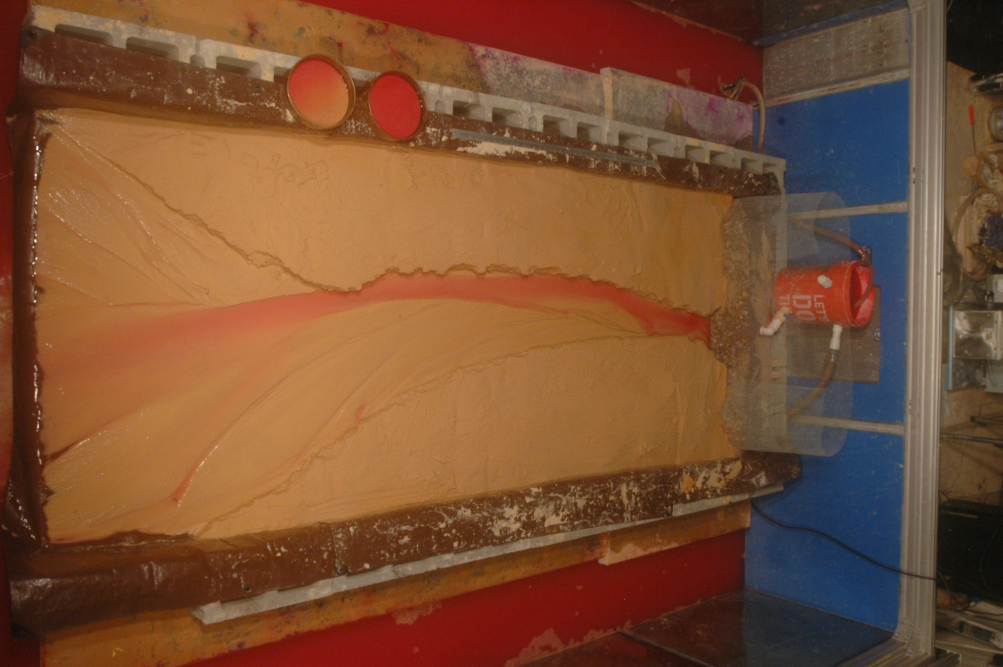
#> input picture data/photo_example/Img2021-03-31 233231.jpg, 3008 x 2000 px (shown at 1/3 size); its folder holds 4 pictures in this run
$ jupyter execute --allow-errors processing_raw_photos.ipynb
#> lines starting #> are read from the running program, lines starting #| are printed output that depends on the picture
[cell 1]
import numpy as np
import matplotlib.pyplot as plt
import matplotlib as mpl
import seaborn as sns
import glob
from datetime import datetime, timedelta
import os
from skimage import io
from skimage import transform
from skimage.filters import  gaussian
from skimage.morphology import disk, remove_small_holes, binary_erosion
from skimage.color import rgb2hsv, hsv2rgb

from sklearn.linear_model import LogisticRegression

# Orthorectification

Bed photos were taken obliquely and then orthorectified using known reference points. For example:

[cell 2]
i = 1

flist = glob.glob(os.path.join('data', 'photo_example', '*.jpg'))
raw_image = io.imread(flist[i])
#> raw_image is the input picture: shape (2000, 3008, 3); mean R, G, B 123.6, 79.7, 51.8

# Show image
fig, ax = plt.subplots(figsize=(5, 10))
ax.imshow(raw_image)

dst = np.array([[585, 870], [1370, 870], [1640, 2830], [330, 2850]])
ax.scatter(dst[:, 0], dst[:,1], c='r', s=50)
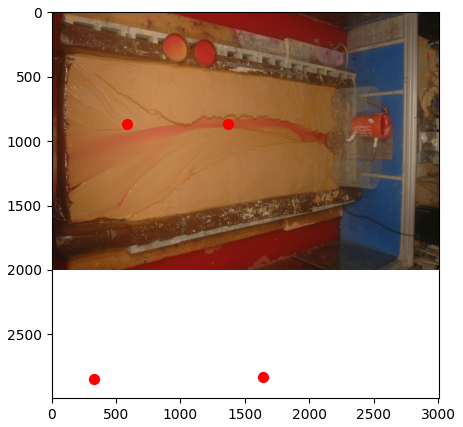
#> figure drawn by matplotlib, 1 panel

[cell 3]
def rectify(image):

    # destination coordinates
    dst = np.array([[0, 1200], [0, 0], [2680, 0], [2680, 1200]])

    # source coordinates
    src = np.array([[585, 870], [1370, 870], [1640, 2830], [330, 2850]])

    # define transform
    tform3 = transform.ProjectiveTransform()
    tform3.estimate(dst, src)

    # execute
    rectim = transform.warp(image, tform3, output_shape=(1200, 2680))
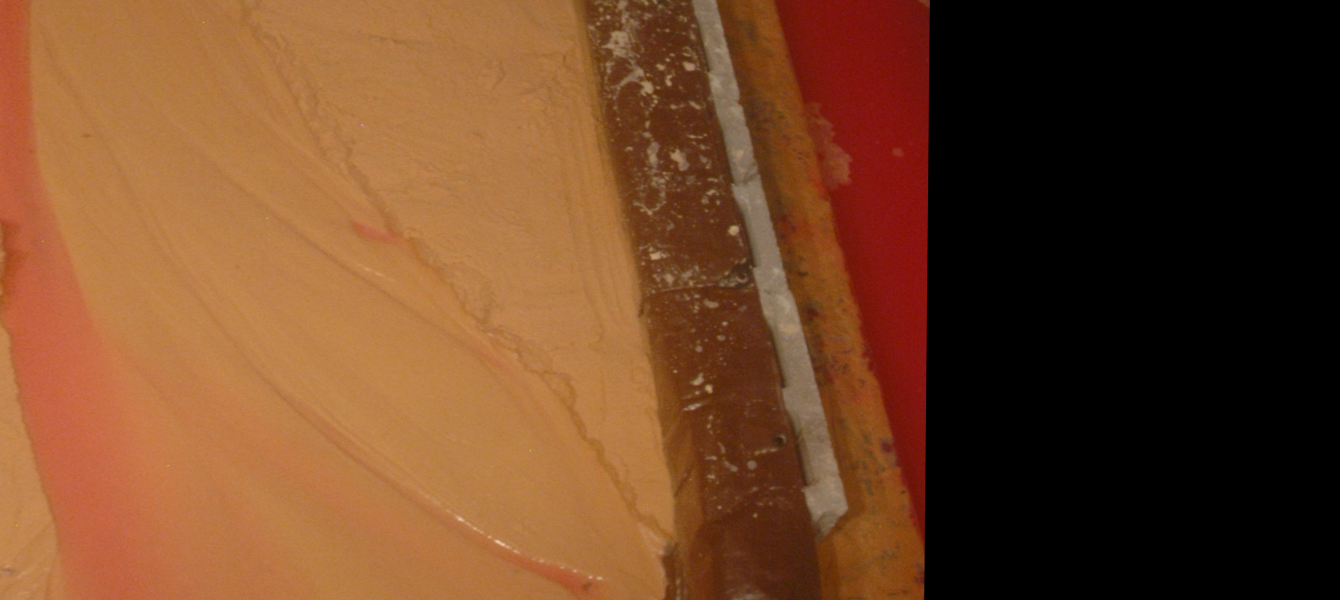
#> rectim: shape (1200, 2680, 3) float64 (shown at 1/2 size); mean R, G, B 0.44, 0.271, 0.153
    return rectim

rectified_image = rectify(raw_image)
imshape = rectified_image.shape
#> imshape = (1200, 2680, 3)

# Show image
fig, ax = plt.subplots(figsize=(10, 5))
ax.imshow(rectified_image)

# Calculate depth proxy

Flow depth is estimated from pixel color valuesl. First, we correct for differences in lighting across the image by converting to HSV, set V to a fixed value, then convert back to RGB.

[cell 4]
def correct(image_in):

    hsv = rgb2hsv(image_in) # calculate HSV from RGB
#> hsv: shape (1200, 2680, 3) float64; mean of channels 0, 1, 2 0.0501, 0.462, 0.44
    hsv[:,:,2] = 0.65 # set v to a constant value
#> hsv: shape (1200, 2680, 3) float64; mean of channels 0, 1, 2 0.0501, 0.462, 0.65

    # convert back to RGB
    return hsv2rgb(hsv)
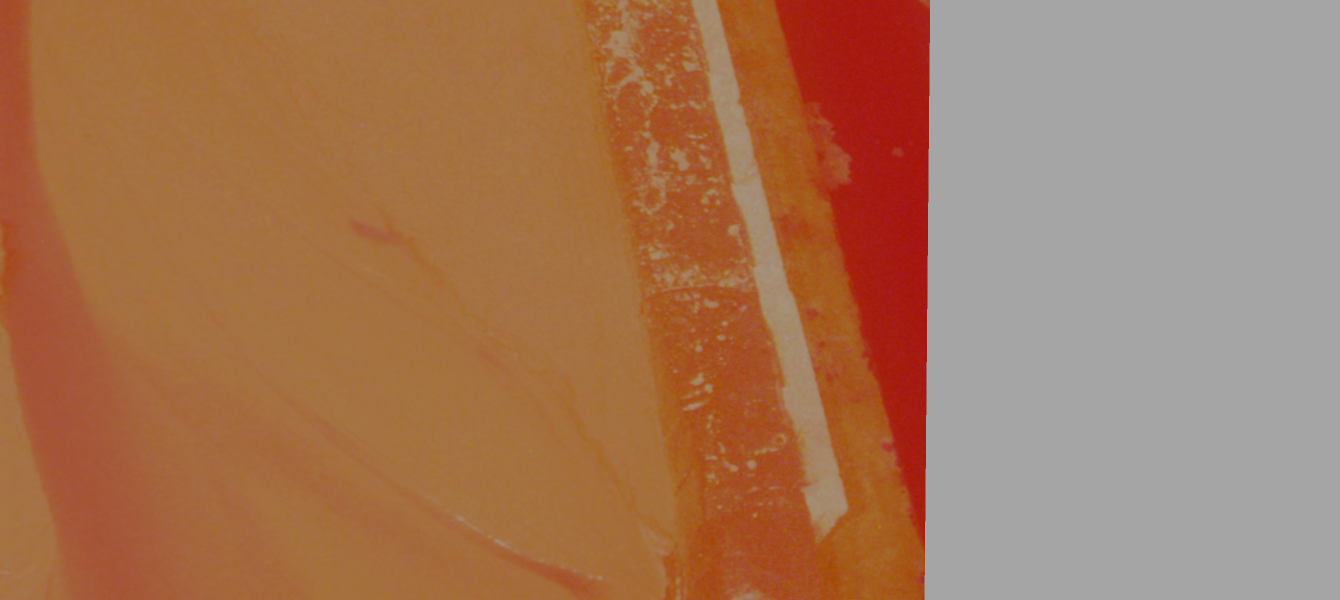
#> returned value: shape (1200, 2680, 3) float64 (shown at 1/2 size); mean of channels 0, 1, 2 0.65, 0.47, 0.35; drawn as R, G, B

corrected_image = correct(rectified_image)

fig, ax = plt.subplots(figsize=(10, 5))
ax.imshow(corrected_image)

Note that $V = max(R, G, B)$. Because the red band is brightest in all images, color differences are reduced to blue and green bands.

[cell 5]
fig, ax = plt.subplots(nrows=3, ncols=2, figsize=(15, 10))

plt.subplots_adjust(right=0.89)
cax = plt.axes([0.9, 0.33, 0.01, 0.33])

# make colorbar
cmap = mpl.cm.viridis
norm = mpl.colors.Normalize(vmin=0, vmax=1)
cb1 = mpl.colorbar.ColorbarBase(cax, cmap=cmap, norm=norm)
cb1.set_label('Intensity')
cb1.set_ticks([0, 1])
cb1.set_ticklabels([0,1])

ax[0,0].set_title('Red Band (Uncorrected)')
ax[0,0].imshow(rectified_image[:,:,0], vmin=0, vmax=1)

ax[0,1].set_title('Red Band (Corrected)')
ax[0,1].imshow(corrected_image[:,:,0], vmin=0, vmax=1)

ax[1,0].set_title('Green Band (Uncorrected)')
ax[1,0].imshow(rectified_image[:,:,1], vmin=0, vmax=1)

ax[1,1].set_title('Green Band (Corrected)')
ax[1,1].imshow(corrected_image[:,:,1], vmin=0, vmax=1)

ax[2,0].set_title('Blue Band (Uncorrected)')
ax[2,0].imshow(rectified_image[:,:,2], vmin=0, vmax=1)

ax[2,1].set_title('Blue Band (Corrected)')
ax[2,1].imshow(corrected_image[:,:,2], vmin=0, vmax=1)
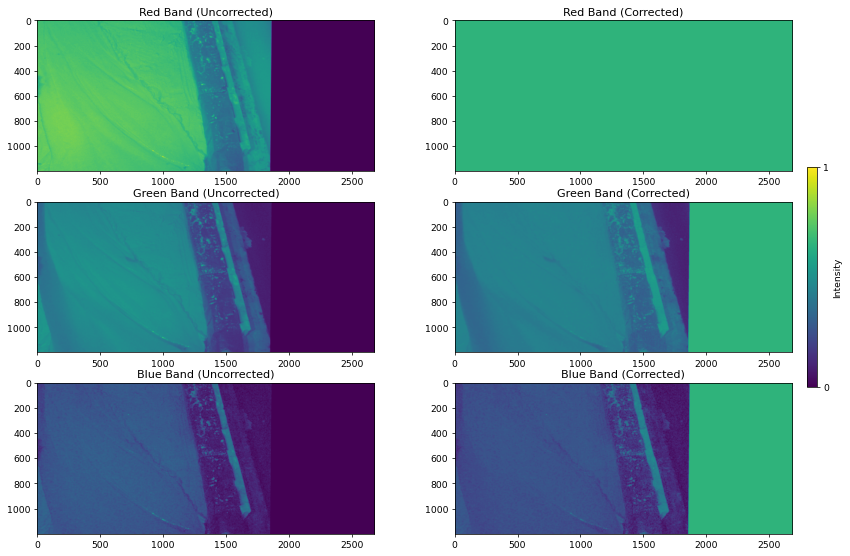
#> figure drawn by matplotlib, 7 panels
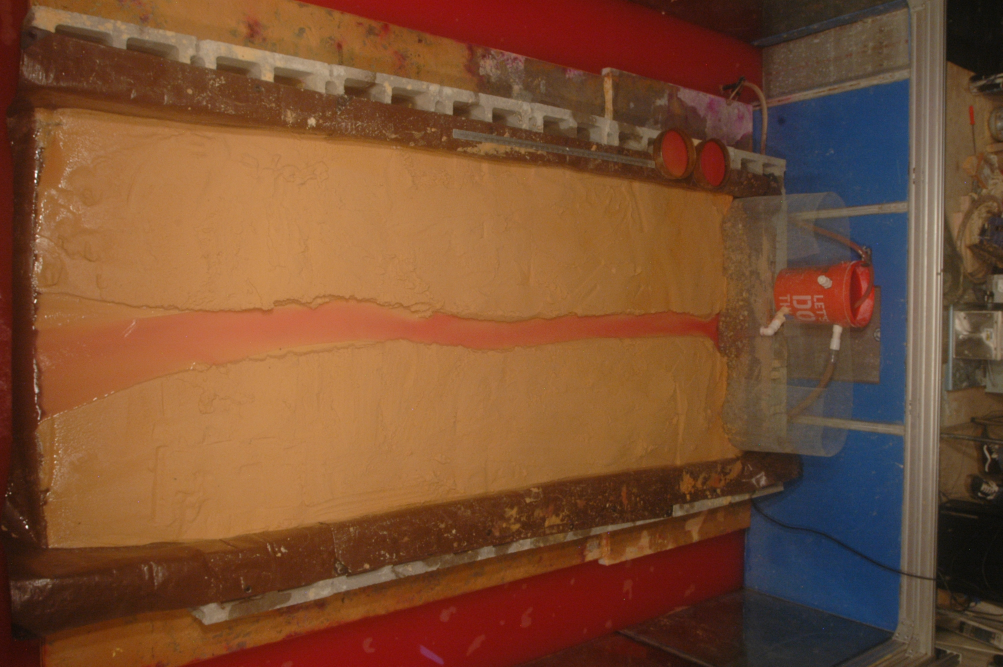
#> input picture data/photo_example/Img2021-03-31 154111.jpg, 3008 x 2000 px (shown at 1/3 size)

The channel identification model is trained using four manually digitized channel masks. The figure below shows transformed, corrected images and associated channel masks used to create the training dataset.

[cell 6]
masklist = glob.glob(os.path.join('data','photo_example', 'mask*.png'))

fig, ax = plt.subplots(nrows=3, ncols=2, figsize=(15,15))

#> (the rest of this cell did not finish here and is left out)

#> in rectify (call 2), `dst = np.array([[0, 1200], [0, 0], [2680, 0], [2680, 1200]])`: dst = [[0, 1200], [0, 0], [2680, 0], [2680, 1200]]
#> in rectify (call 2), `rectim = transform.warp(image, tform3, output_shape=(1200, 2680))`:
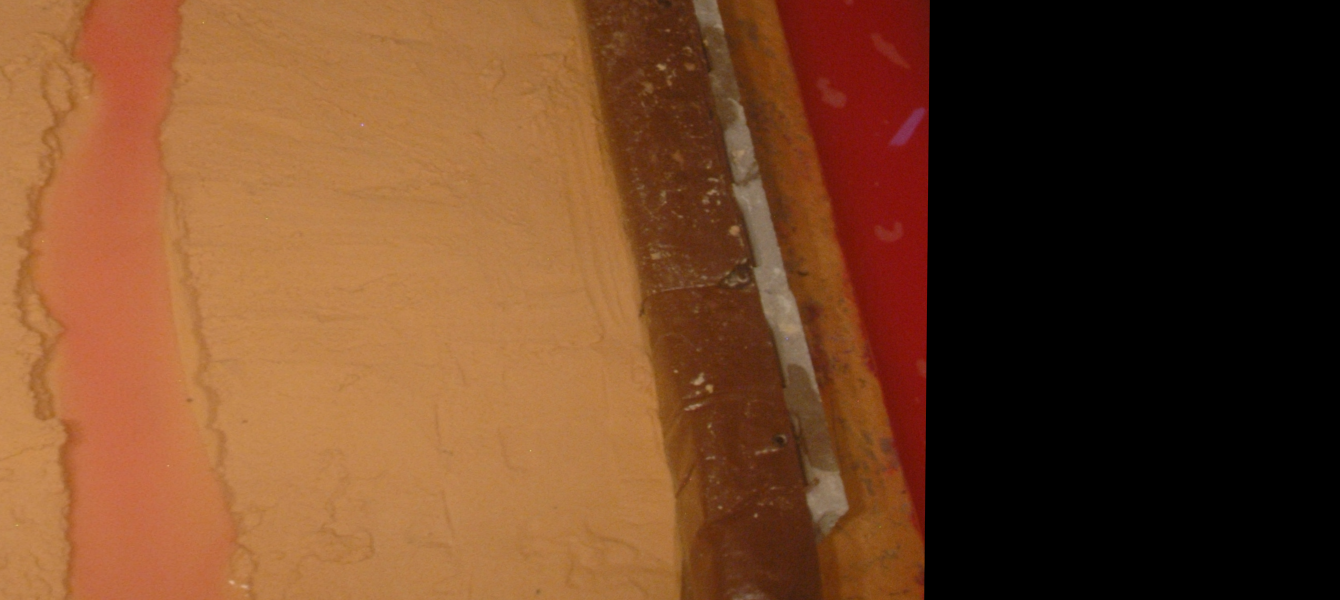
#> rectim: shape (1200, 2680, 3) float64 (shown at 1/2 size); mean R, G, B 0.439, 0.269, 0.152
#> in rectify, image is the input picture: shape (2000, 3008, 3); mean R, G, B 121.2, 78.1, 50.2
    mask = ~(io.imread(masklist[i])/255)[:,:,0].astype(bool)
    ax[i,0].imshow(rectim)
    ax[i,1].imshow(mask, cmap='Greys_r')

ax[0,0].set_title('Test Image 1')
ax[1,0].set_title('Test Image 2')
ax[2,0].set_title('Test Image 3')

ax[0,1].set_title('Mapped Channel 1')
ax[1,1].set_title('Mapped Channel 2')
ax[2,1].set_title('Mapped Channel 3')
